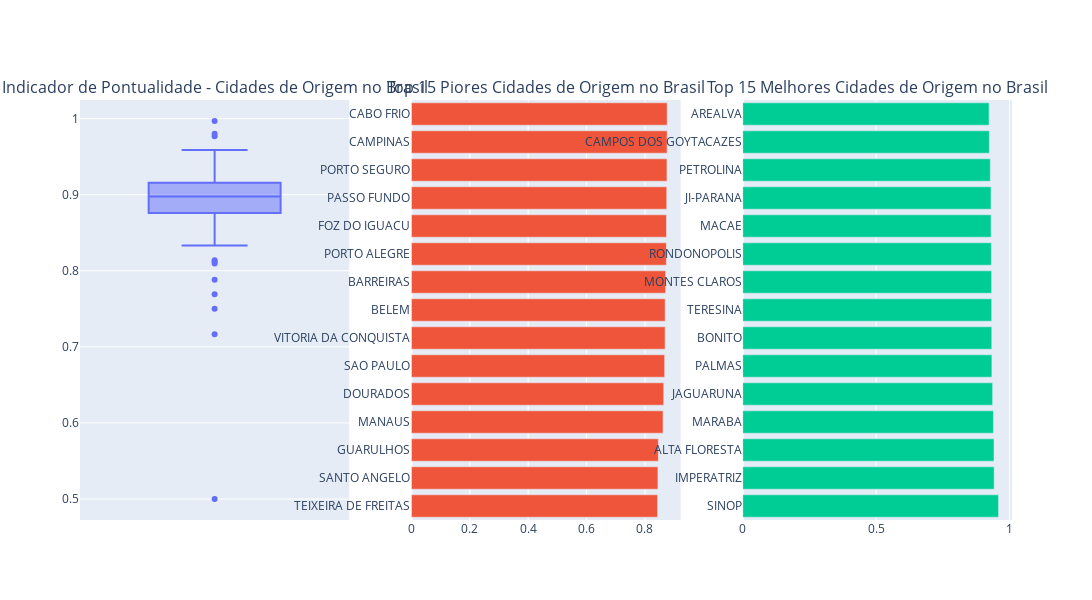

Notebook code for this chart:
### Markdown cell above
# Cidades origem no brasil e indicador de pontualidade

### Code cell
# Convertendo os DataFrames Spark para Pandas
df_cidade_brasil_pandas = df_cidade_brasil
df_cidade_brasil_10_nsmallest_pandas = df_cidade_brasil_10_nsmallest
df_cidade_brasil_10_nlargest_pandas = df_cidade_brasil_10_10_nlargest

# Criando subplots
fig = make_subplots(rows=1, cols=3, subplot_titles=(
    'Indicador de Pontualidade - Cidades de Origem no Brasil',
    'Top 15 Piores Cidades de Origem no Brasil',
    'Top 15 Melhores Cidades de Origem no Brasil'
))

# Boxplot para indicador de pontualidade de todas as cidades de origem no Brasil
fig.add_trace(
    go.Box(y=df_cidade_brasil_pandas['Indicador_Pontualidade'], name=''),
    row=1, col=1
)

# Gráfico de barras para as 10 piores cidades de origem no Brasil
fig.add_trace(
    go.Bar(x=df_cidade_brasil_10_nsmallest_pandas['Indicador_Pontualidade'],
           y=df_cidade_brasil_10_nsmallest_pandas['cidade_origem'],
           orientation='h'),
    row=1, col=2
)

# Gráfico de barras para as 10 melhores cidades de origem no Brasil
fig.add_trace(
    go.Bar(x=df_cidade_brasil_10_nlargest_pandas['Indicador_Pontualidade'],
           y=df_cidade_brasil_10_nlargest_pandas['cidade_origem'],
           orientation='h'),
    row=1, col=3
)

# Atualizando layout
fig.update_layout(height=600, width=1500, showlegend=False)

# Exibindo o gráfico
fig.show()

### Figure 1 — Plotly figure (JSON) as saved in the notebook; plotly's stock layout.template omitted (floating-point values rounded to 4 significant figures)
{"data": [{"name": "", "type": "box", "xaxis": "x", "y": [0.812, 0.8963, 0.9233, 0.8931, 0.8691, 0.8525, 0.8984, 0.9016, 0.8632, 0.75, 0.9344, null, 0.8918, 0.8887, 0.8885, 0.9125, 0.8799, 0.9296, null, 0.9243, 0.8458, 0.814, 0.9589, 0.876, 0.8691, 0.9074, 0.8917, 0.9367, 0.9085, 0.907, 0.9038, 0.898, 0.8689, 0.8097, 0.8951, 0.9156, 0.8921, 0.9969, 0.8429, 0.8904, 0.8855, 0.8443, 0.8758, 0.7692, 0.9, null, 0.9013, 0.8925, 0.8792, 0.9204, 0.9318, 0.94, 0.9124, 0.9307, 0.9095, 0.9175, 0.8971, 0.934, 0.8619, 0.8861, 0.8758, 0.9418, 0.9178, 0.8809, 0.9309, 0.923, 0.8931, 0.8989, 0.9158, 0.8961, 0.8737, 0.9063, 0.8843, 0.8642, 0.8753, 0.9335, 0.8746, 0.8914, 0.886, 0.9397, 0.9053, 0.9081, 0.9424, 0.8865, 0.9155, 0.8733, 0.914, 0.9802, 0.8425, 0.9111, 0.8992, 0.8708, 0.8929, 0.8784, 0.8805, 0.9086, 0.9767, 0.8924, 0.9041, 0.7167, 0.7882, 0.928, 0.5, null, 0.8591, 0.9042, 0.9155, 0.9023, 0.919, 0.9331, 0.8995, 0.8333, 0.9118, 0.8988, 0.8675, 0.933, null], "yaxis": "y"}, {"orientation": "h", "type": "bar", "x": [0.8429, 0.8443, 0.8458, 0.8619, 0.8642, 0.8675, 0.8689, 0.8691, 0.8708, 0.8733, 0.8737, 0.8746, 0.8753, 0.8758, 0.876], "xaxis": "x2", "y": ["TEIXEIRA DE FREITAS", "SANTO ANGELO", "GUARULHOS", "MANAUS", "DOURADOS", "SAO PAULO", "VITORIA DA CONQUISTA", "BELEM", "BARREIRAS", "PORTO ALEGRE", "FOZ DO IGUACU", "PASSO FUNDO", "PORTO SEGURO", "CAMPINAS", "CABO FRIO"], "yaxis": "y2"}, {"orientation": "h", "type": "bar", "x": [0.9589, 0.9424, 0.9418, 0.9397, 0.9367, 0.934, 0.9335, 0.9331, 0.933, 0.9318, 0.9309, 0.9307, 0.928, 0.9243, 0.9233], "xaxis": "x3", "y": ["SINOP", "IMPERATRIZ", "ALTA FLORESTA", "MARABA", "JAGUARUNA", "PALMAS", "BONITO", "TERESINA", "MONTES CLAROS", "RONDONOPOLIS", "MACAE", "JI-PARANA", "PETROLINA", "CAMPOS DOS GOYTACAZES", "AREALVA"], "yaxis": "y3"}], "layout": {"annotations": [{"font": {"size": 16}, "showarrow": false, "text": "Indicador de Pontualidade - Cidades de Origem no Brasil", "x": 0.1444, "xanchor": "center", "xref": "paper", "y": 1, "yanchor": "bottom", "yref": "paper"}, {"font": {"size": 16}, "showarrow": false, "text": "Top 15 Piores Cidades de Origem no Brasil", "x": 0.5, "xanchor": "center", "xref": "paper", "y": 1, "yanchor": "bottom", "yref": "paper"}, {"font": {"size": 16}, "showarrow": false, "text": "Top 15 Melhores Cidades de Origem no Brasil", "x": 0.8556, "xanchor": "center", "xref": "paper", "y": 1, "yanchor": "bottom", "yref": "paper"}], "height": 600, "showlegend": false, "width": 1500, "xaxis": {"anchor": "y", "autorange": true, "domain": [0, 0.2889], "range": [-0.5, 0.5], "type": "category"}, "xaxis2": {"anchor": "y2", "autorange": true, "domain": [0.3556, 0.6444], "range": [0, 0.9221], "type": "linear"}, "xaxis3": {"anchor": "y3", "autorange": true, "domain": [0.7111, 1], "range": [0, 1.009], "type": "linear"}, "yaxis": {"anchor": "x", "autorange": true, "domain": [0, 1], "range": [0.4724, 1.024], "type": "linear"}, "yaxis2": {"anchor": "x2", "autorange": true, "domain": [0, 1], "range": [-0.5, 14.5], "type": "category"}, "yaxis3": {"anchor": "x3", "autorange": true, "domain": [0, 1], "range": [-0.5, 14.5], "type": "category"}}}
